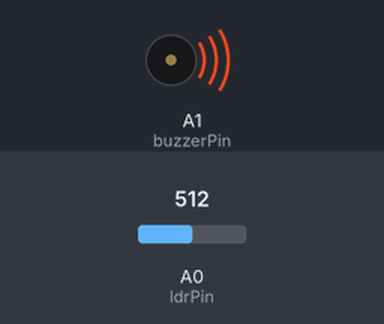
The sketch below on a simulated Arduino Uno, built with avr-gcc and run on an emulated ATmega328P. Shown: buzzer (waves = sounding). Inputs (shaded band) come from the test bench; at power-on: A0 (ldrPin) = 512. What the sketch prints to the serial monitor is not drawn.

Above: at 1.25 s.
1.3 s: A0 (ldrPin) set to 408
4.3 s: A0 (ldrPin) set to 391
At 5.1 s:
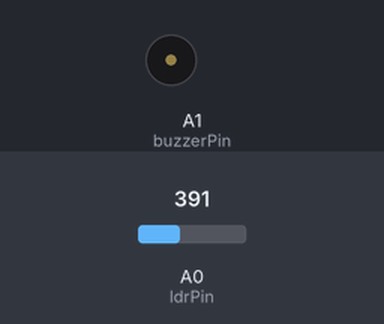
5.8 s: A0 (ldrPin) set to 410
At 5.95 s:
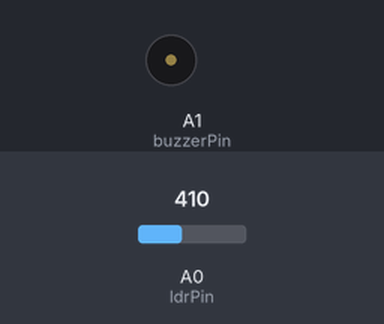
8.8 s: A0 (ldrPin) set to 390
Timing chart, 0 to 11.3 s (numbered marks = the images above; inputs shaded):
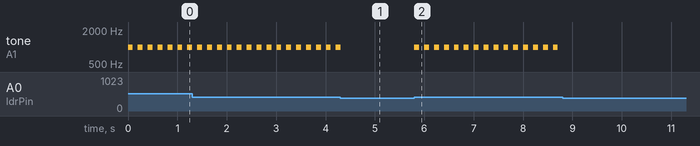

The sketch:

buzzer.ino
```cpp
const int buzzerPin=A1;
const int ldrPin=A0;


void setup() {
  Serial.begin(9600);
  pinMode(buzzerPin,OUTPUT);
  pinMode(ldrPin,INPUT);
  // put your setup code here, to run once:

}

void loop() {
  int ldrStatus=analogRead(ldrPin);
  if(ldrStatus>=400)
  {
    tone(buzzerPin,1000);
    delay(100);

    noTone(buzzerPin);
    delay(100);
    Serial.println("-------------ALARM ACTIVATE------------------");

  }
 /* else{
    noTone(buzzerPin);
    Serial.println("ALARM DEACTIVATED");
  }*/
  // put your main code here, to run repeatedly:

}
```

Measured:
- the behaviour switches between 400 and 399 on A0 (ldrPin) (found by bisection; images 0 and 1)
- after the input at 4.3 s, tone on A1 (buzzerPin): goes on until 4.3 s, then stays silent
- after the input at 5.8 s, tone on A1 (buzzerPin): alternates 1000 Hz for 0.10 s and silent for 0.10 s, starting at once
- after the input at 8.8 s, tone on A1 (buzzerPin): stops changing and stays silent
- by itself, tone on A1 (buzzerPin): alternates 1000 Hz for 0.10 s and silent for 0.10 s
